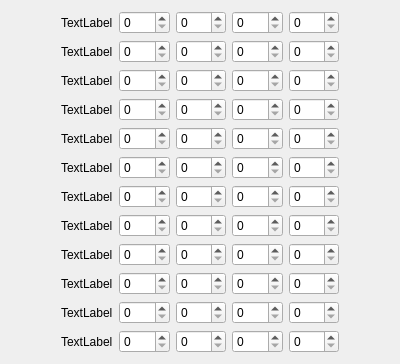
<?xml version="1.0" encoding="UTF-8"?>
<ui version="4.0">
 <class>Positions</class>
 <widget class="QWidget" name="Positions">
  <property name="windowModality">
   <enum>Qt::WindowModal</enum>
  </property>
  <property name="geometry">
   <rect>
    <x>0</x>
    <y>0</y>
    <width>400</width>
    <height>300</height>
   </rect>
  </property>
  <property name="windowTitle">
   <string>Positions</string>
  </property>
  <layout class="QVBoxLayout" name="verticalLayout">
   <item>
    <layout class="QHBoxLayout" name="horizontalLayout_5">
     <property name="spacing">
      <number>6</number>
     </property>
     <property name="leftMargin">
      <number>50</number>
     </property>
     <property name="rightMargin">
      <number>50</number>
     </property>
     <item>
      <widget class="QLabel" name="label_5">
       <property name="text">
        <string>TextLabel</string>
       </property>
      </widget>
     </item>
     <item>
      <widget class="QSpinBox" name="spinBox_17"/>
     </item>
     <item>
      <widget class="QSpinBox" name="spinBox_18"/>
     </item>
     <item>
      <widget class="QSpinBox" name="spinBox_19"/>
     </item>
     <item>
      <widget class="QSpinBox" name="spinBox_20"/>
     </item>
    </layout>
   </item>
   <item>
    <layout class="QHBoxLayout" name="horizontalLayout_11">
     <property name="spacing">
      <number>6</number>
     </property>
     <property name="leftMargin">
      <number>50</number>
     </property>
     <property name="rightMargin">
      <number>50</number>
     </property>
     <item>
      <widget class="QLabel" name="label_11">
       <property name="text">
        <string>TextLabel</string>
       </property>
      </widget>
     </item>
     <item>
      <widget class="QSpinBox" name="spinBox_41"/>
     </item>
     <item>
      <widget class="QSpinBox" name="spinBox_42"/>
     </item>
     <item>
      <widget class="QSpinBox" name="spinBox_43"/>
     </item>
     <item>
      <widget class="QSpinBox" name="spinBox_44"/>
     </item>
    </layout>
   </item>
   <item>
    <layout class="QHBoxLayout" name="horizontalLayout_3">
     <property name="spacing">
      <number>6</number>
     </property>
     <property name="leftMargin">
      <number>50</number>
     </property>
     <property name="rightMargin">
      <number>50</number>
     </property>
     <item>
      <widget class="QLabel" name="label_3">
       <property name="text">
        <string>TextLabel</string>
       </property>
      </widget>
     </item>
     <item>
      <widget class="QSpinBox" name="spinBox_9"/>
     </item>
     <item>
      <widget class="QSpinBox" name="spinBox_10"/>
     </item>
     <item>
      <widget class="QSpinBox" name="spinBox_11"/>
     </item>
     <item>
      <widget class="QSpinBox" name="spinBox_12"/>
     </item>
    </layout>
   </item>
   <item>
    <layout class="QHBoxLayout" name="horizontalLayout_7">
     <property name="spacing">
      <number>6</number>
     </property>
     <property name="leftMargin">
      <number>50</number>
     </property>
     <property name="rightMargin">
      <number>50</number>
     </property>
     <item>
      <widget class="QLabel" name="label_7">
       <property name="text">
        <string>TextLabel</string>
       </property>
      </widget>
     </item>
     <item>
      <widget class="QSpinBox" name="spinBox_25"/>
     </item>
     <item>
      <widget class="QSpinBox" name="spinBox_26"/>
     </item>
     <item>
      <widget class="QSpinBox" name="spinBox_27"/>
     </item>
     <item>
      <widget class="QSpinBox" name="spinBox_28"/>
     </item>
    </layout>
   </item>
   <item>
    <layout class="QHBoxLayout" name="horizontalLayout_12">
     <property name="spacing">
      <number>6</number>
     </property>
     <property name="leftMargin">
      <number>50</number>
     </property>
     <property name="rightMargin">
      <number>50</number>
     </property>
     <item>
      <widget class="QLabel" name="label_12">
       <property name="text">
        <string>TextLabel</string>
       </property>
      </widget>
     </item>
     <item>
      <widget class="QSpinBox" name="spinBox_45"/>
     </item>
     <item>
      <widget class="QSpinBox" name="spinBox_46"/>
     </item>
     <item>
      <widget class="QSpinBox" name="spinBox_47"/>
     </item>
     <item>
      <widget class="QSpinBox" name="spinBox_48"/>
     </item>
    </layout>
   </item>
   <item>
    <layout class="QHBoxLayout" name="horizontalLayout">
     <property name="spacing">
      <number>6</number>
     </property>
     <property name="leftMargin">
      <number>50</number>
     </property>
     <property name="rightMargin">
      <number>50</number>
     </property>
     <item>
      <widget class="QLabel" name="label">
       <property name="text">
        <string>TextLabel</string>
       </property>
      </widget>
     </item>
     <item>
      <widget class="QSpinBox" name="spinBox"/>
     </item>
     <item>
      <widget class="QSpinBox" name="spinBox_2"/>
     </item>
     <item>
      <widget class="QSpinBox" name="spinBox_3"/>
     </item>
     <item>
      <widget class="QSpinBox" name="spinBox_4"/>
     </item>
    </layout>
   </item>
   <item>
    <layout class="QHBoxLayout" name="horizontalLayout_6">
     <property name="spacing">
      <number>6</number>
     </property>
     <property name="leftMargin">
      <number>50</number>
     </property>
     <property name="rightMargin">
      <number>50</number>
     </property>
     <item>
      <widget class="QLabel" name="label_6">
       <property name="text">
        <string>TextLabel</string>
       </property>
      </widget>
     </item>
     <item>
      <widget class="QSpinBox" name="spinBox_21"/>
     </item>
     <item>
      <widget class="QSpinBox" name="spinBox_22"/>
     </item>
     <item>
      <widget class="QSpinBox" name="spinBox_23"/>
     </item>
     <item>
      <widget class="QSpinBox" name="spinBox_24"/>
     </item>
    </layout>
   </item>
   <item>
    <layout class="QHBoxLayout" name="horizontalLayout_10">
     <property name="spacing">
      <number>6</number>
     </property>
     <property name="leftMargin">
      <number>50</number>
     </property>
     <property name="rightMargin">
      <number>50</number>
     </property>
     <item>
      <widget class="QLabel" name="label_10">
       <property name="text">
        <string>TextLabel</string>
       </property>
      </widget>
     </item>
     <item>
      <widget class="QSpinBox" name="spinBox_37"/>
     </item>
     <item>
      <widget class="QSpinBox" name="spinBox_38"/>
     </item>
     <item>
      <widget class="QSpinBox" name="spinBox_39"/>
     </item>
     <item>
      <widget class="QSpinBox" name="spinBox_40"/>
     </item>
    </layout>
   </item>
   <item>
    <layout class="QHBoxLayout" name="horizontalLayout_9">
     <property name="spacing">
      <number>6</number>
     </property>
     <property name="leftMargin">
      <number>50</number>
     </property>
     <property name="rightMargin">
      <number>50</number>
     </property>
     <item>
      <widget class="QLabel" name="label_9">
       <property name="text">
        <string>TextLabel</string>
       </property>
      </widget>
     </item>
     <item>
      <widget class="QSpinBox" name="spinBox_33"/>
     </item>
     <item>
      <widget class="QSpinBox" name="spinBox_34"/>
     </item>
     <item>
      <widget class="QSpinBox" name="spinBox_35"/>
     </item>
     <item>
      <widget class="QSpinBox" name="spinBox_36"/>
     </item>
    </layout>
   </item>
   <item>
    <layout class="QHBoxLayout" name="horizontalLayout_8">
     <property name="spacing">
      <number>6</number>
     </property>
     <property name="leftMargin">
      <number>50</number>
     </property>
     <property name="rightMargin">
      <number>50</number>
     </property>
     <item>
      <widget class="QLabel" name="label_8">
       <property name="text">
        <string>TextLabel</string>
       </property>
      </widget>
     </item>
     <item>
      <widget class="QSpinBox" name="spinBox_29"/>
     </item>
     <item>
      <widget class="QSpinBox" name="spinBox_30"/>
     </item>
     <item>
      <widget class="QSpinBox" name="spinBox_31"/>
     </item>
     <item>
      <widget class="QSpinBox" name="spinBox_32"/>
     </item>
    </layout>
   </item>
   <item>
    <layout class="QHBoxLayout" name="horizontalLayout_4">
     <property name="spacing">
      <number>6</number>
     </property>
     <property name="leftMargin">
      <number>50</number>
     </property>
     <property name="rightMargin">
      <number>50</number>
     </property>
     <item>
      <widget class="QLabel" name="label_4">
       <property name="text">
        <string>TextLabel</string>
       </property>
      </widget>
     </item>
     <item>
      <widget class="QSpinBox" name="spinBox_13"/>
     </item>
     <item>
      <widget class="QSpinBox" name="spinBox_14"/>
     </item>
     <item>
      <widget class="QSpinBox" name="spinBox_15"/>
     </item>
     <item>
      <widget class="QSpinBox" name="spinBox_16"/>
     </item>
    </layout>
   </item>
   <item>
    <layout class="QHBoxLayout" name="horizontalLayout_2">
     <property name="spacing">
      <number>6</number>
     </property>
     <property name="leftMargin">
      <number>50</number>
     </property>
     <property name="rightMargin">
      <number>50</number>
     </property>
     <item>
      <widget class="QLabel" name="label_2">
       <property name="text">
        <string>TextLabel</string>
       </property>
      </widget>
     </item>
     <item>
      <widget class="QSpinBox" name="spinBox_5"/>
     </item>
     <item>
      <widget class="QSpinBox" name="spinBox_6"/>
     </item>
     <item>
      <widget class="QSpinBox" name="spinBox_7"/>
     </item>
     <item>
      <widget class="QSpinBox" name="spinBox_8"/>
     </item>
    </layout>
   </item>
  </layout>
 </widget>
 <resources/>
 <connections/>
</ui>
